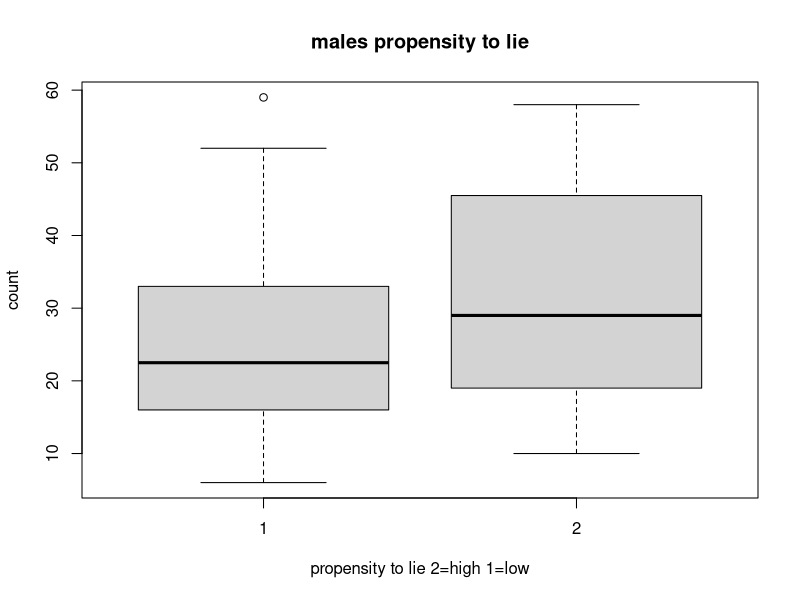
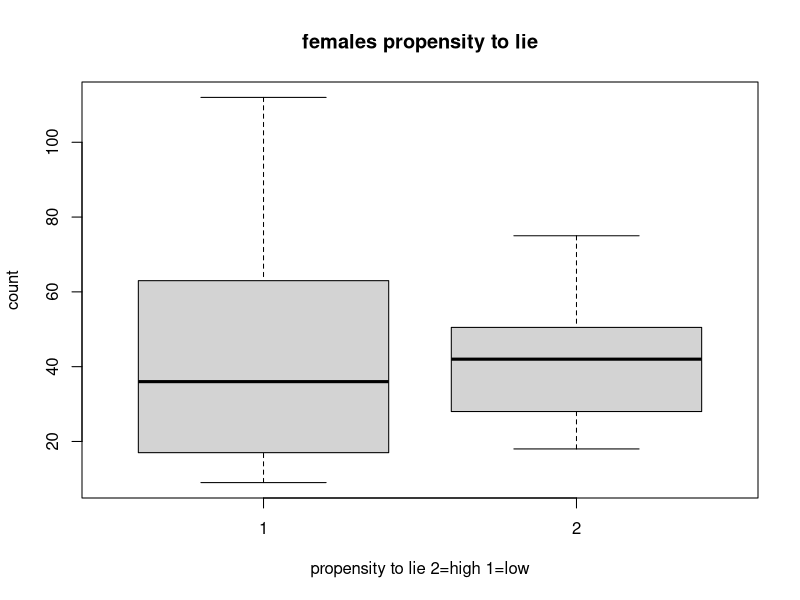
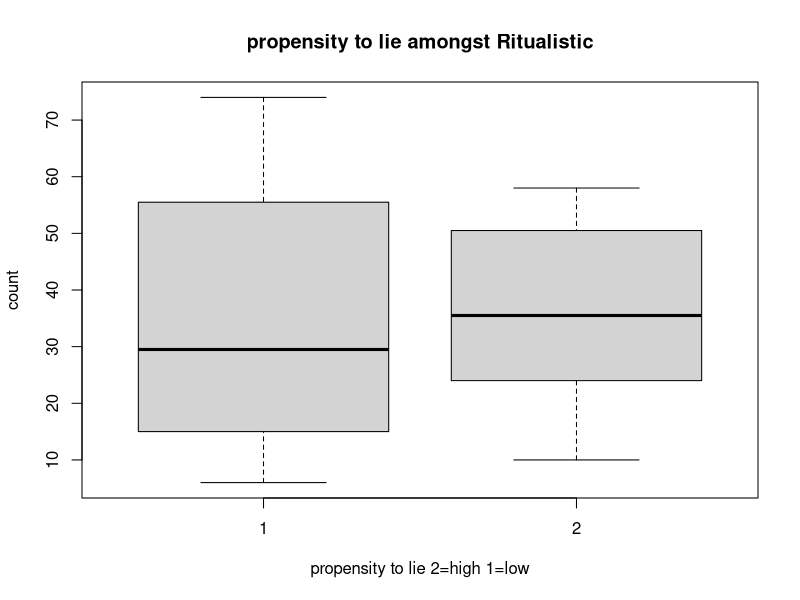
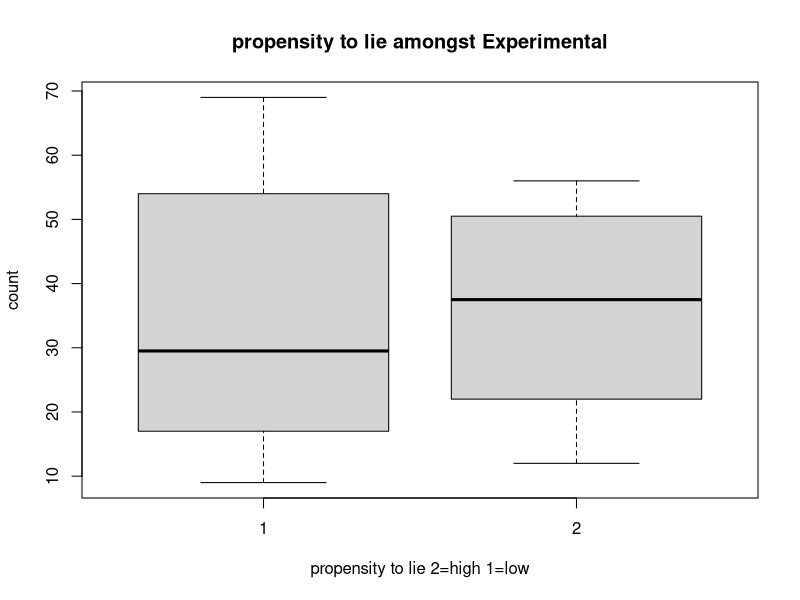
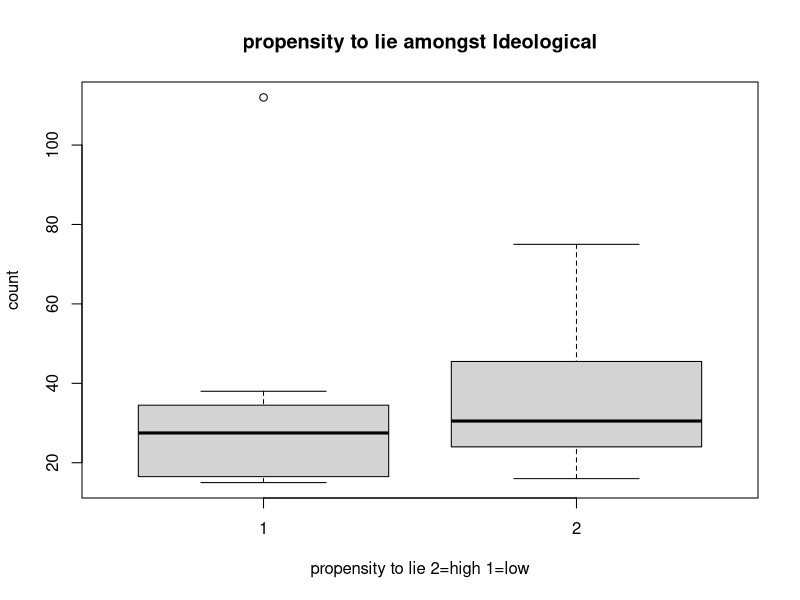
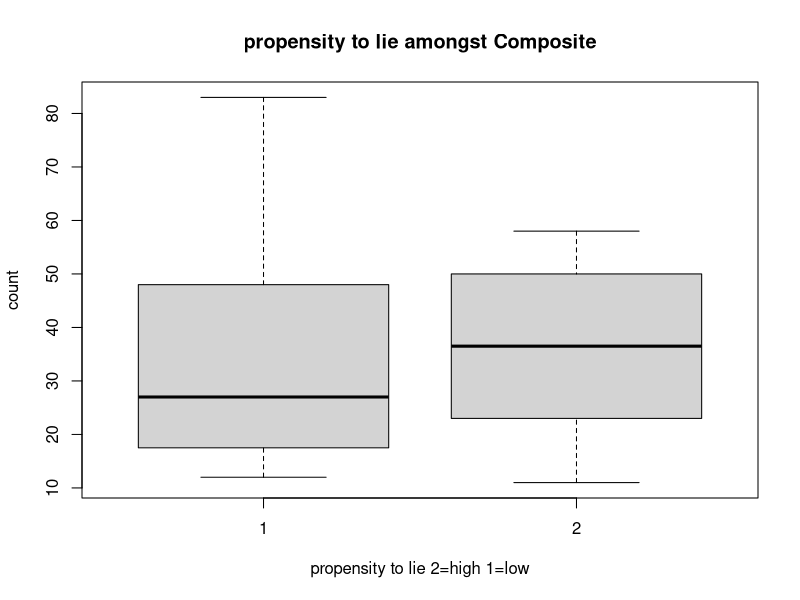
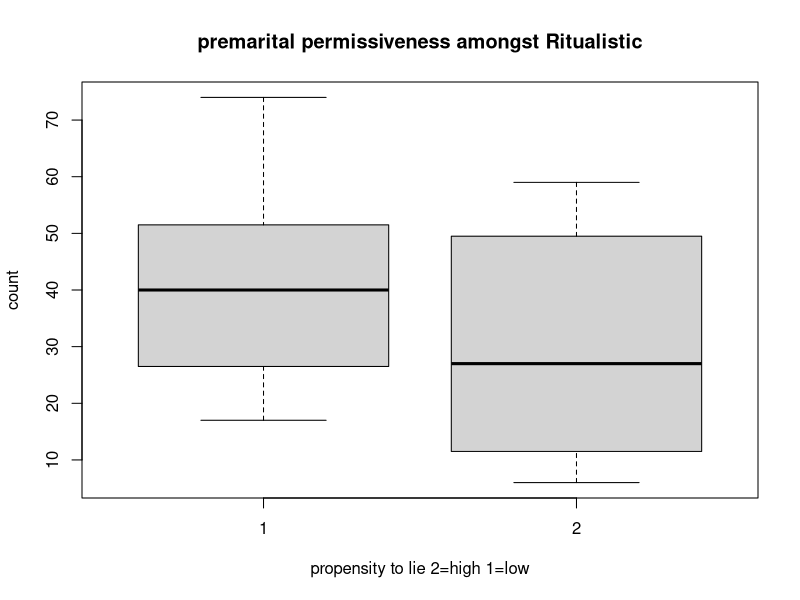
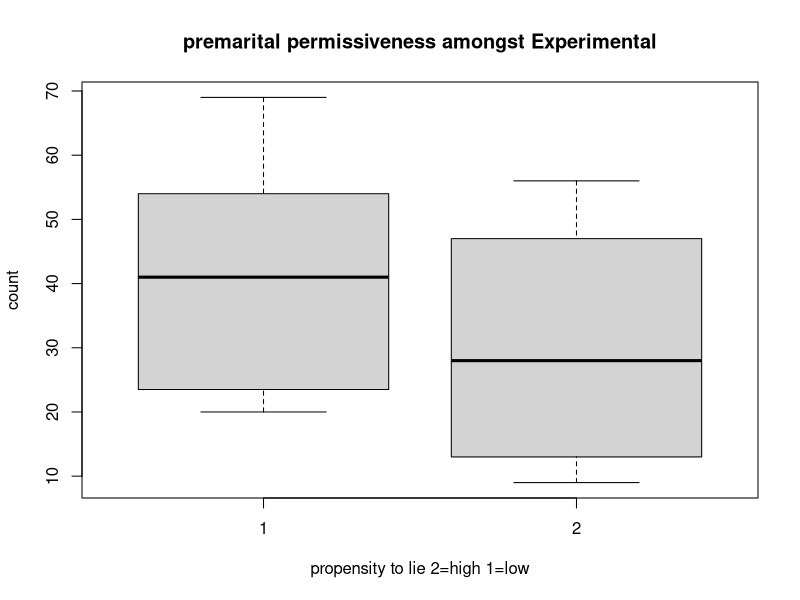

Recreate these plots in R, in order.
#Andrew Matyas
#25 October 2015


sex_lies<- read.table("sex_lies.txt", header=TRUE, sep="")
View(sex_lies)

Males <- subset(sex_lies, gender==2)
  
Females <- subset(sex_lies, gender==1)


#-------Q1-------


# Independant variables:  Gender, scale, sex, lies, religion

# Dependant: count

# The count variable is dependant on the gender, scale, sex, lies, and religion
# to be explained.


#-------Q2-------

mean(Males$count)
mean(Females$count)

sd(Males$count)
sd(Females$count)

# The males mean and stadard deviation (M=29.19, SD=15.95) are both lower 
# than the mean and standard deviation of the females (M=42, SD=23.04).

#-------Q3-------

aov.lies.males <- aov(count~lies,data=Males)
summary(aov.lies.males)

print(model.tables(aov.lies.males,"means"),digits=3)

aov.lies.females <- aov(count~lies,data=Females)
summary(aov.lies.females)

print(model.tables(aov.lies.females,"means"),digits=3)

boxplot(
  count~lies, 
  data=Males,
  main="males propensity to lie",
  xlab= "propensity to lie 2=high 1=low",
  ylab= "count"
)

boxplot(
  count~lies, 
  data=Females,
  main="females propensity to lie",
  xlab= "propensity to lie 2=high 1=low",
  ylab= "count"
)


# I conducted a one way ANOVA on the males and female groups seperately, with 
# count being the dependant and propensity to lie being the independant. 
# The propensity to lie for males(F(1, 30) = 0.78, p=0.38) and 
# females(F(1,30) = 0.12, p = 0.71) showed no significant difference. 
# Females show that they have a higher mean of high propensity liers(M=40.5) along with
# a higher mean of low propensity liers (M=43.5) compared to mens high propensity 
# liers (M=31.7) and low propensity liers(M=26.7).


#-------Q4-------

Ritualistic <- subset(sex_lies, scale==1)
Experimental<- subset(sex_lies, scale==2)
Ideological<- subset(sex_lies, scale==3)
Composite <- subset(sex_lies, scale==4)
#Ritualistic
aov.lies.Ritualistic <- aov(count~lies,data=Ritualistic)
summary(aov.lies.Ritualistic)

print(model.tables(aov.lies.Ritualistic,"means"),digits=3)

boxplot(
  count~lies, 
  data=Ritualistic,
  main="propensity to lie amongst Ritualistic",
  xlab= "propensity to lie 2=high 1=low",
  ylab= "count"
)
#Experimental
aov.lies.Experimental <- aov(count~lies,data=Experimental)
summary(aov.lies.Experimental)

print(model.tables(aov.lies.Experimental,"means"),digits=3)

boxplot(
  count~lies, 
  data=Experimental,
  main="propensity to lie amongst Experimental",
  xlab= "propensity to lie 2=high 1=low",
  ylab= "count"
)


#Ideological
aov.lies.Ideological <- aov(count~lies,data=Ideological)
summary(aov.lies.Ideological)

print(model.tables(aov.lies.Ideological,"means"),digits=3)

boxplot(
  count~lies, 
  data=Ideological,
  main="propensity to lie amongst Ideological",
  xlab= "propensity to lie 2=high 1=low",
  ylab= "count"
)


#Composite
aov.lies.Composite <- aov(count~lies,data=Composite)
summary(aov.lies.Composite)

print(model.tables(aov.lies.Composite,"means"),digits=3)

boxplot(
  count~lies, 
  data=Composite,
  main="propensity to lie amongst Composite",
  xlab= "propensity to lie 2=high 1=low",
  ylab= "count"
)


# I conducted a one way ANOVA on the Ritualistic, Experimental, Ideological,
# and Composite scales seperately, with count being the dependant variable and propensity
# to lie being the independant variable. The propensity to lie for Ritualistic(F(1, 14) = 0.01, p=0.93),
# Experimental(F(1,14) = 0.01, p = 0.91), Ideological(F(1,14) = .00, p = .95),
# Composite(F(1,14) = 0.01, p = .92) showed no significant difference. 
# All of the different scales had very similar means when it came to the high and low
# propensity for lying. Ritualistic mean for high (M= 36) and low (M=35) 
# compared to Experimentals high (M=36) and low(M=34.9), Ideological high (M=36.4)
# low (M=35.5), along with Composite high (M=36) and low (M=35). The means were all 
# very close together and showed no significant difference. 

#-------Q5--------

#Ritualistic
aov.sex.Ritualistic <- aov(count~sex,data=Ritualistic)
summary(aov.sex.Ritualistic)

print(model.tables(aov.sex.Ritualistic,"means"),digits=3)

boxplot(
  count~sex, 
  data=Ritualistic,
  main="premarital permissiveness amongst Ritualistic",
  xlab= "propensity to lie 2=high 1=low",
  ylab= "count"
)
#Experimental
aov.sex.Experimental <- aov(count~sex,data=Experimental)
summary(aov.sex.Experimental)

print(model.tables(aov.sex.Experimental,"means"),digits=3)

boxplot(
  count~sex, 
  data=Experimental,
  main="premarital permissiveness amongst Experimental",
  xlab= "propensity to lie 2=high 1=low",
  ylab= "count"
)


#Ideological
aov.sex.Ideological <- aov(count~sex,data=Ideological)
summary(aov.sex.Ideological)

print(model.tables(aov.sex.Ideological,"means"),digits=3)

boxplot(
  count~sex, 
  data=Ideological,
  main="premarital permissiveness amongst Ideological",
  xlab= "propensity to lie 2=high 1=low",
  ylab= "count"
)


#Composite
aov.sex.Composite <- aov(count~sex,data=Composite)
summary(aov.sex.Composite)

print(model.tables(aov.sex.Composite,"means"),digits=3)

boxplot(
  count~sex, 
  data=Composite,
  main="premarital permissiveness amongst Composite",
  xlab= "propensity to lie 2=high 1=low",
  ylab= "count"
)


# I conducted a one way ANOVA on the Ritualistic, Experimental, Ideological,
# and Composite scales seperately, with count being the dependant variable and propensity
# to sex being the independant variable. The propensity to lie for Ritualistic(F(1, 14) = 1.15, p=0.30),
# Experimental(F(1,14) = 1.3, p = 0.27), Ideological(F(1,14) = .76, p = .40),
# Composite(F(1,14) = 1.25, p = .28) showed no significant difference. 
# All of the different scales had very similar means when it came to the high and low
# propensity for lying. Ritualistic mean for high (M=30.1) and low (M=40.9) 
# compared to Experimentals high (M=30.1) and low(M=40.8), Ideological high (M=30.4)
# low (M=41.5), along with Composite high (M=30) and low (M=41). The means were all 
# very close together and showed no significant difference.

#-------Q6-------
Ritualistic_males <- subset(Males, scale==1)
Experimental_males <- subset(Males, scale==2)
Ideological_males <- subset(Males, scale==3)
Composite_males <- subset(Males, scale==4)

Ritualistic_females <- subset(Females, scale==1)
Experimental_females <- subset(Females, scale==2)
Ideological_females <- subset(Females, scale==3)
Composite_females <- subset(Females, scale==4)

boxplot(
  count~scale, 
  data= Males,
  main="premarital permissiveness amongst Males",
  xlab= "premarital sexual permissiveness",
  ylab= "count",
  names= c("Ritualistic", "Experimental", "Ideological", "Composite")
)

boxplot(
  count~scale, 
  data= Females,
  main="premarital permissiveness amongst Females",
  xlab= "premarital sexual permissiveness",
  ylab= "count",
  names= c("Ritualistic", "Experimental", "Ideological", "Composite")
)


mean(Ritualistic_males$count)
mean(Experimental_males$count)
mean(Ideological_males$count)
mean(Composite_males$count)

sd(Ritualistic_males$count)
sd(Experimental_males$count)
sd(Ideological_males$count)
sd(Composite_males$count)

mean(Ritualistic_females$count)
mean(Experimental_females$count)
mean(Ideological_females$count)
mean(Composite_females$count)

sd(Ritualistic_females$count)
sd(Experimental_females$count)
sd(Ideological_females$count)
sd(Composite_females$count)

# In comparing the female box plot graph the medians seem to be very similir 
# and close together except for the Ideological box plot wich seems to have a 
# median that looks a bit lower than the other box plots. As for the males 
# box plot all of the medians are pretty close together. The distribution of
# Ritualistoic box on the males graph is the largest stretching from approximatly
# 4 to around 58. The means of the scale for males were all very similar. The
# Ritualistic Males (M=29.13, SD=19.97), Experimental Males(M=29, SD=16.43), 
# and Composite Males(M=29, SD=17.5) had slightly higher standard deviations than
# Ideological Males(M=29.63, SD=12.27). 
# The means of the scale for females were all very similar. The
# Ritualistic Females (M=41.88, SD=19.49), Experimental Females(M=41.88, SD=19.93), 
# and Composite Females(M=42, SD=21) had much lower standard deviations than
# Ideological Females(M=42.25, SD=33.66).


